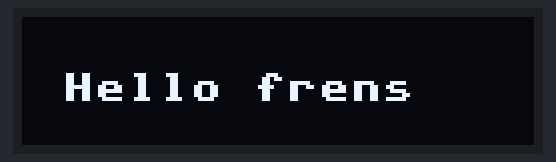
A program run on a simulated Raspberry Pi Pico running MicroPython. Shown: 128×32 one-colour display. Library files of the repository ran but are not shown: ssd1306.py.

Above: at 1.6 s.

The program:

day11.py
```python
# Imports
from machine import Pin, I2C, ADC
from ssd1306 import SSD1306_I2C
import time

# Set up I2C and the pins we're using for it
i2c=I2C(0,sda=Pin(0), scl=Pin(1), freq=400000)

# Short delay to stop I2C falling over
time.sleep(1)

# Define the display and size (128x32)
display = SSD1306_I2C(128, 32, i2c)

while True:

    # Delay
    time.sleep(0.5)

    # Clear the display
    display.fill(0)

    # Write two lines to the display
    # The line turns our light variable into a string, and adds '%' to the end
    display.text("Hello frens",10,14)

    # Update the display
    display.show()
```
